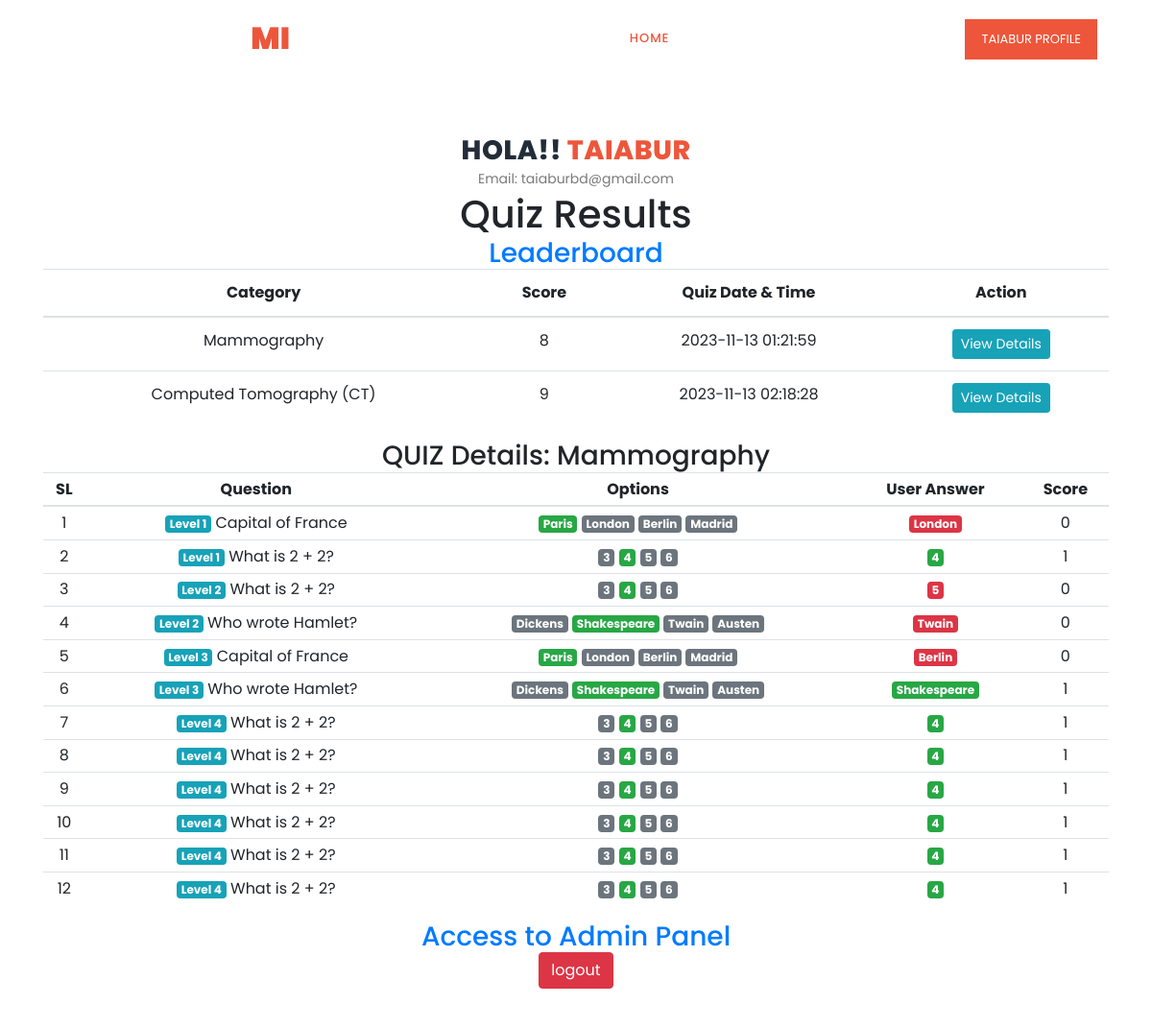
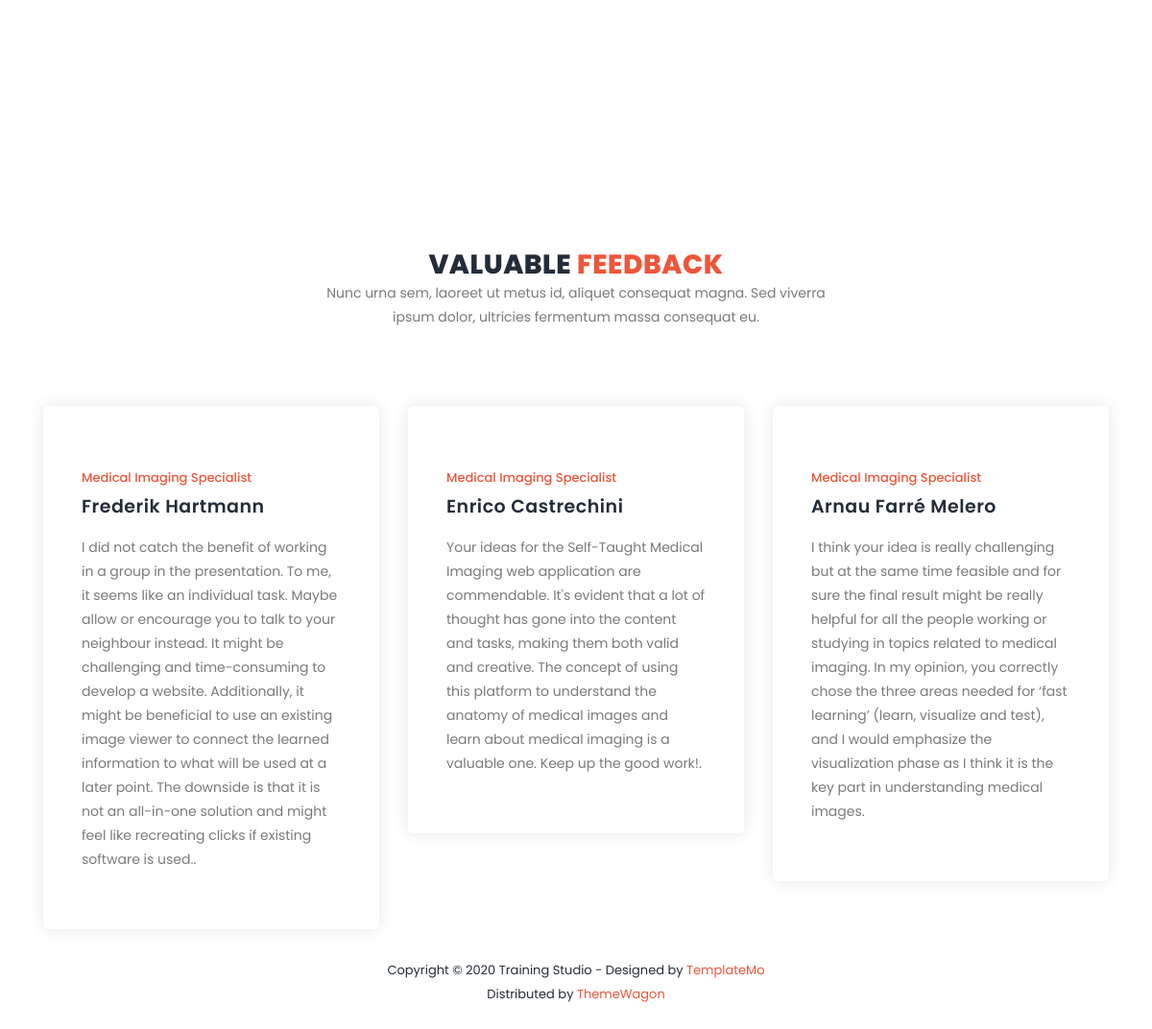
The app's page /profile?quiz_id=5TnD5S5LP5KZFHhz&quiz_cat=Mammography (signed in) with its own data (2 pictures, top to bottom).
### tables this page shows
CREATE TABLE users (
    id INTEGER PRIMARY KEY,
    fullname TEXT NULL,
    username TEXT UNIQUE NOT NULL,
    password TEXT NOT NULL,
    isadmin INTEGER DEFAULT 0,
    created TIMESTAMP NOT NULL DEFAULT 
    CURRENT_TIMESTAMP
);

CREATE TABLE quiz_list (
    id INTEGER PRIMARY KEY,
    quiz_id VARCHAR(255),
    user_id INTEGER,
    total_mark INTEGER,
    category VARCHAR(255),
    created_date TIMESTAMP DEFAULT CURRENT_TIMESTAMP
);

CREATE TABLE user_answers (
    id INTEGER PRIMARY KEY,
    user_id INTEGER,
    question_id INTEGER,
    user_answer VARCHAR(255),
    quiz_id VARCHAR(255),
    mark_count INTEGER
);

CREATE TABLE questions (
    id INTEGER PRIMARY KEY,
    question TEXT NOT NULL,
    option1 VARCHAR(255) NULL,
    option2 VARCHAR(255) NULL,
    option3 VARCHAR(255) NULL,
    option4 VARCHAR(255) NULL,
    answer VARCHAR(255) NULL,
    level VARCHAR(255) NULL,
    category VARCHAR(255) NULL,
    created_by VARCHAR(255) NULL,
    created_at TIMESTAMP DEFAULT CURRENT_TIMESTAMP
);

### views.py (the view)
@app.route('/profile')
def profile():
    if 'user_id' in session:
        conn = get_db_connection()
        user_id=session['user_id']
        user = conn.execute("SELECT * FROM users WHERE id = ?", (user_id,)).fetchall()
        score_list=conn.execute('SELECT * FROM quiz_list WHERE user_id = ?', (user_id,))
        score_list = score_list.fetchall()
        quiz_id = request.args.get('quiz_id')
        quiz_cat = request.args.get('quiz_cat')
        quiz_details=''
        if quiz_id:
            quiz_details = conn.execute(
                'SELECT * FROM user_answers '
                'JOIN questions ON questions.id = user_answers.question_id '
                'WHERE quiz_id = ? AND user_id = ? '
                'ORDER BY questions.level',
                (quiz_id, session['user_id'])
            ).fetchall()
        conn.close()
        return render_template('profile.html',user=user,score_list=score_list,quiz_details=quiz_details,quiz_cat=quiz_cat)
    else:
        return redirect(url_for('login'))

### admin.py (called while the page is built)
@app.before_request
def check_admin_access():
    if request.endpoint and request.endpoint.startswith('admin'):
        if not is_admin():
            return redirect(url_for('hello'))

### views.py (called while the page is built)
def get_db_connection():
    conn = sqlite3.connect('database.db')
    conn.row_factory = sqlite3.Row
    return conn

### templates/profile.html
{% extends "base.html" %}
{% block content %}
<section class="section" id="features">
  <div class="container">
      <div class="row">
        <div class="col-lg-12">
          <div class="section-heading">
              <h2>Hola!! <em>{% print(session['user_fullname']) %}</em></h2>
              <p>Email: {% print(session['user_name']) %}</p>
              <h1>Quiz Results</h1>
              <h3><a href="{{url_for('leaderboard')}}">Leaderboard</a></h3>
    <table class="table table-stripe">
        <thead>
            <tr>
                <th>Category</th>
                <th>Score</th>
                <th>Quiz Date & Time</th>
                <th>Action</th>
            </tr>
        </thead>
        <tbody>
            {% for row in score_list %}
                <tr>
                    <td>{{ row[4] }}</td>
                    <td>{{ row[3] }}</td>
                    <td>{{ row[5] }}</td>
                    <td><a href="{{url_for('profile',quiz_id=row[1],quiz_cat=row[4])}}" class="btn btn-info btn-sm">View Details</a></td>
                </tr>
            {% endfor %}
        </tbody>
    </table>
    {% if quiz_details:%}
    <h3>QUIZ Details: {{quiz_cat}}</h3>
    <table class="table table-stripe table-sm">
      <thead>
        <tr>
          <th>SL</th>
          <th>Question</th>
          <th>Options</th>
          <th>User Answer</th>
          <th>Score</th>
        </tr>
      </thead>
      <tbody>
        {% set options = ['option1', 'option2', 'option3', 'option4']        %}
        {% for qa in quiz_details %}
        <tr>
          <td>{{loop.index}}</td>
          <td> <span class="badge badge-info">{{qa.level}}</span>
          {{qa.question}}</td>
          <td>
            {% if qa.option1 == qa.answer %}
              <span class="badge badge-success"> {{qa.option1}}</span>
            {% else %}
              <span class="badge badge-secondary"> {{qa.option1}}</span>
            {% endif %}
            {% if qa.option2 == qa.answer %}
              <span class="badge badge-success"> {{qa.option2}}</span>
            {% else %}
              <span class="badge badge-secondary"> {{qa.option2}}</span>
            {% endif %}
            {% if qa.option3 == qa.answer %}
              <span class="badge badge-success"> {{qa.option3}}</span>
            {% else %}
              <span class="badge badge-secondary"> {{qa.option3}}</span>
            {% endif %}
            {% if qa.option4 == qa.answer %}
              <span class="badge badge-success"> {{qa.option4}}</span>
            {% else %}
              <span class="badge badge-secondary"> {{qa.option4}}</span>
            {% endif %}
          </td>
          <td>
            {% if qa.user_answer == qa.answer %}
              <span class="badge badge-success"> {{qa.user_answer}}</span><br/>
            {% else %}
              <span class="badge badge-danger"> {{qa.user_answer}}</span><br/>
            {% endif %}
          </td>
          <td>{{qa.mark_count}}</td>
        </tr>
        {% endfor %}
      </tbody>
    </table>
    {% endif %}
              <h3>{% if session['user_type'] == 1 %}
                <a href="/admin">Access to Admin Panel</a>
                {% else %}
                    User
                {% endif %}
              </h3>
              <a href="/logout"><button class="btn btn-danger">
             logout
            </button></a>
          </div>
      </div>
    </div>
</section>
{% endblock %}

### templates/base.html (shortened to what this page needs)
<!DOCTYPE html>
<html lang="en">
  <head>
    <link rel="stylesheet" type="text/css" href="{{ url_for('static',filename='assets/css/bootstrap.min.css') }}">
    <link rel="stylesheet" type="text/css" href="{{ url_for('static',filename='assets/css/font-awesome.css') }}">
    <link rel="stylesheet" href="{{ url_for('static',filename='assets/css/templatemo-training-studio.css') }}">
    </head>
    <body>
        <header class="header-area header-sticky">
            <div class="container">
                <div class="row">
                    <div class="col-12">
                        <nav class="main-nav">
                            <a href="/" class="logo">Self Taught<em> Mi</em></a>
                            <ul class="nav">
                                <li class="scroll-to-section"><a href="/" class="active">Home</a></li>
                                <li class="scroll-to-section"><a href="/tutorial">Learn mi</a></li>
                                <li class="scroll-to-section"><a href="/test">Test mi</a></li>
                                <li class="scroll-to-section"><a href="/visualize-mi">Visualize Mi</a></li>
                                {% if 'user_id' in session %}
                                  <li class="main-button"><a href="/profile">{% print(session['user_fullname']) %} Profile</a></li>
                                {% else %}
                                  <li class="main-button"><a href="/register#signup">Sign Up</a></li>
                                {% endif %}
                            </ul>
                        </nav>
                    </div>
                </div>
            </div>
        </header>
        {% block content %} {% endblock %}
    <section class="section" id="trainers">
      <div class="container">
          <div class="row">
              <div class="col-lg-6 offset-lg-3">
                  <div class="section-heading">
                      <h2>Valuable <em>Feedback</em></h2>
                      <p>Nunc urna sem, laoreet ut metus id, aliquet consequat magna. Sed viverra ipsum dolor, ultricies fermentum massa consequat eu.</p>
                  </div>
              </div>
          </div>
          <div class="row">
              <div class="col-lg-4">
                  <div class="trainer-item">
                      <div class="down-content">
                          <span>Medical Imaging Specialist</span>
                          <h4>Frederik Hartmann</h4>
                          <p>I did not catch the benefit of working in a group in the presentation. To me, it seems like an individual task. Maybe allow or encourage you to talk to your neighbour instead.
                               It might be challenging and time-consuming to develop a website. Additionally, it might be beneficial to use an existing image viewer to connect the learned information to what will be used at a later point. The downside is that it is not an all-in-one solution and might feel like recreating clicks if existing software is used..</p>
                      </div>
                  </div>
              </div>
              <div class="col-lg-4">
                  <div class="trainer-item">
                      <div class="down-content">
                          <span>Medical Imaging Specialist</span>
                          <h4>Enrico Castrechini</h4>
                          <p>Your ideas for the Self-Taught Medical Imaging web application are commendable.
                              It's evident that a lot of thought has gone into the content and tasks, making them
                              both valid and creative. The concept of using this platform to understand the
                              anatomy of medical images and learn about medical imaging is a valuable one. Keep
                              up the good work!.</p>
                      </div>
                  </div>
              </div>
              <div class="col-lg-4">
                  <div class="trainer-item">
                      <div class="down-content">
                          <span>Medical Imaging Specialist</span>
                          <h4>Arnau Farré Melero</h4>
                          <p>I think your idea is really challenging but at the same time feasible and for sure the
                              final result might be really helpful for all the people working or studying in topics
                              related to medical imaging. In my opinion, you correctly chose the three areas needed
                              for ‘fast learning’ (learn, visualize and test), and I would emphasize the visualization
                              phase as I think it is the key part in understanding medical images.</p>
                      </div>
                  </div>
              </div>
          </div>
      </div>
  </section>
    <footer>
        <div class="container">
            <div class="row">
                <div class="col-lg-12">
                    <p>Copyright &copy; 2020 Training Studio
                    - Designed by <a rel="nofollow" href="https://templatemo.com" class="tm-text-link" target="_parent">TemplateMo</a><br>
                Distributed by <a rel="nofollow" href="https://themewagon.com" class="tm-text-link" target="_blank">ThemeWagon</a>
                </p>
                </div>
            </div>
        </div>
    </footer>
  </body>
</html>

### static/assets/css/templatemo-training-studio.css (style rules this page uses)
html, body, div, span, applet, object, iframe, h1, h2, h3, h4, h5, h6, p, blockquote, div pre, a, abbr, acronym, address, big, cite, code, del, dfn, em, font, img, ins, kbd, q, s, samp, small, strike, strong, sub, sup, tt, var, b, u, i, center, dl, dt, dd, ol, ul, li, figure, header, nav, section, article, aside, footer, figcaption { margin: 0; padding: 0; border: 0; outline: 0; }
ul, li { padding: 0; margin: 0; list-style: none; }
header, nav, section, article, aside, footer, hgroup { display: block; }
* { box-sizing: border-box; }
html, body { font-family: 'Poppins', sans-serif; font-weight: 400; background-color: #fff; font-size: 16px; -ms-text-size-adjust: 100%; -webkit-font-smoothing: antialiased; -moz-osx-font-smoothing: grayscale; }
a { text-decoration: none !important; }
h1, h2, h3, h4, h5, h6 { margin-top: 0px; margin-bottom: 0px; }
ul { margin-bottom: 0px; }
p { font-size: 14px; line-height: 25px; color: #7a7a7a; }
html, body { background: #fff; font-family: 'Poppins', sans-serif; }
.section-heading { text-align: center; margin-top: 140px; margin-bottom: 80px; }
.section-heading h2 { font-size: 28px; font-weight: 800; color: #232d39; text-transform: uppercase; letter-spacing: 0.5px; margin-top: 0px; margin-bottom: 0px; }
.section-heading h2 em { font-style: normal; color: #ed563b; }
.main-button a { display: inline-block; font-size: 15px; padding: 12px 20px; background-color: #ed563b; color: #fff; text-align: center; font-weight: 400; text-transform: uppercase; transition: all .3s; }
.header-area { position: absolute; top: 0px; left: 0px; right: 0px; z-index: 100; height: 80px; background: rgba(250,250,250,0.1); -webkit-transition: all .5s ease 0s; -moz-transition: all .5s ease 0s; -o-transition: all .5s ease 0s; transition: all .5s ease 0s; }
.header-area .main-nav { min-height: 80px; background: transparent; }
.header-area .main-nav .logo { line-height: 80px; color: #fff; font-size: 32px; font-weight: 800; text-transform: uppercase; float: left; -webkit-transition: all 0.3s ease 0s; -moz-transition: all 0.3s ease 0s; -o-transition: all 0.3s ease 0s; transition: all 0.3s ease 0s; }
.header-area .main-nav .logo em { font-style: normal; color: #ed563b; font-weight: 900; }
.header-area .main-nav .nav { float: right; margin-top: 27px; margin-right: 0px; background-color: transparent; -webkit-transition: all 0.3s ease 0s; -moz-transition: all 0.3s ease 0s; -o-transition: all 0.3s ease 0s; transition: all 0.3s ease 0s; position: relative; z-index: 999; }
.header-area .main-nav .nav li { padding-left: 20px; padding-right: 20px; }
.header-area .main-nav .nav li a { display: block; font-weight: 500; font-size: 13px; color: #7a7a7a; text-transform: uppercase; -webkit-transition: all 0.3s ease 0s; -moz-transition: all 0.3s ease 0s; -o-transition: all 0.3s ease 0s; transition: all 0.3s ease 0s; height: 40px; line-height: 40px; border: transparent; letter-spacing: 1px; }
.header-area .main-nav .nav li a { color: #fff; }
.header-area .main-nav .nav li:last-child a { display: inline-block; font-size: 13px; padding: 11px 17px; background-color: #ed563b; color: #fff; text-align: center; font-weight: 400; letter-spacing: 0px; text-transform: uppercase; transition: all .3s; height: auto; line-height: 20px; }
.header-area .main-nav .nav li:hover a, .header-area .main-nav .nav li a.active { color: #ed563b!important; opacity: 1; }
.header-area.header-sticky { min-height: 80px; }
.header-area.header-sticky .nav { margin-top: 20px !important; }
.header-area.header-sticky .nav li a.active { color: #ed563b; }
@media (max-width: 1200px) { .header-area .main-nav .nav li { padding-left: 12px; padding-right: 12px; } }
@media (max-width: 1200px) { .header-area .main-nav:before { display: none; } }
@media (min-width: 767px) { .header-area .main-nav .nav { display: flex !important; } }
#features { margin-bottom: 80px; }
#trainers .trainer-item { background-color: #fff; border-radius: 5px; box-shadow: 0px 0px 15px rgba(0,0,0,0.1); padding: 40px; }
#trainers .trainer-item span { font-size: 13px; font-weight: 500; color: #ed563b; display: inline-block; margin-top: 25px; margin-bottom: 10px; }
#trainers .trainer-item h4 { font-size: 19px; font-weight: 600; color: #232d39; letter-spacing: 0.5px; margin-bottom: 18px; }
#trainers .trainer-item p { margin-bottom: 20px; }
footer { text-align: center; padding: 30px 0px; }
footer p { color: #232d39; font-size: 13px; }
footer p a { cursor: pointer; color: #ed563b; }

### records on screen
users: fullname "TAIABUR", username "taiaburbd@gmail.com"
quiz_list: category "Mammography", total_mark "8", created_date "2023-11-13 01:21:59"
quiz_list: category "Computed Tomography (CT)", total_mark "9", created_date "2023-11-13 02:18:28"
user_answers: level "Level 1", question "Capital of France", option1 "Paris", option2 "London", option3 "Berlin", option4 "Madrid", user_answer "London", mark_count "0"
user_answers: level "Level 1", question "What is 2 + 2?", option1 "3", option2 "4", option3 "5", option4 "6", user_answer "4", mark_count "1"
user_answers: level "Level 2", question "What is 2 + 2?", option1 "3", option2 "4", option3 "5", option4 "6", user_answer "5", mark_count "0"
user_answers: level "Level 2", question "Who wrote Hamlet?", option1 "Dickens", option2 "Shakespeare", option3 "Twain", option4 "Austen", user_answer "Twain", mark_count "0"
user_answers: level "Level 3", question "Capital of France", option1 "Paris", option2 "London", option3 "Berlin", option4 "Madrid", user_answer "Berlin", mark_count "0"
user_answers: level "Level 3", question "Who wrote Hamlet?", option1 "Dickens", option2 "Shakespeare", option3 "Twain", option4 "Austen", user_answer "Shakespeare", mark_count "1"
user_answers: level "Level 4", question "What is 2 + 2?", option1 "3", option2 "4", option3 "5", option4 "6", user_answer "4", mark_count "1"
user_answers: level "Level 4", question "What is 2 + 2?", option1 "3", option2 "4", option3 "5", option4 "6", user_answer "4", mark_count "1"
user_answers: level "Level 4", question "What is 2 + 2?", option1 "3", option2 "4", option3 "5", option4 "6", user_answer "4", mark_count "1"
user_answers: level "Level 4", question "What is 2 + 2?", option1 "3", option2 "4", option3 "5", option4 "6", user_answer "4", mark_count "1"
user_answers: level "Level 4", question "What is 2 + 2?", option1 "3", option2 "4", option3 "5", option4 "6", user_answer "4", mark_count "1"
user_answers: level "Level 4", question "What is 2 + 2?", option1 "3", option2 "4", option3 "5", option4 "6", user_answer "4", mark_count "1"

### other values on screen
{{ quiz_cat }} "Mammography"
